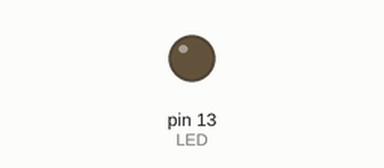
Simulated run of this sketch. Board: Arduino Uno, built with avr-gcc and run on an emulated ATmega328P. On the bench: output pins drawn as LEDs (lit = HIGH).

Above: at 1.3 s.
At 3.5 s:
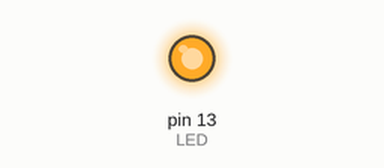
Timing chart, 0 to 8.8 s (numbered marks = the images above):
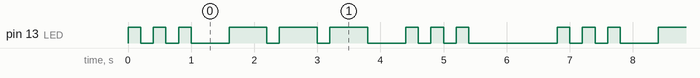

Measured:
- by itself, pin 13 (LED): repeats every 6.8 s: 2 × (LOW 0.20 s, HIGH 0.20 s), LOW 0.60 s, 2 × (HIGH 0.60 s, LOW 0.20 s), HIGH 0.60 s, LOW 0.60 s, 2 × (HIGH 0.20 s, LOW 0.20 s), HIGH 0.20 s, LOW 1.4 s, HIGH 0.20 s
- by itself, everything shown: repeats every 6.8 s, in 18 steps

The sketch:

p003-sos.ino
```cpp
// Project 3: SOS
// Flashes the Morse code distress signal: ... --- ...
// Board: Arduino Uno R3. No extra parts.

const int LED = LED_BUILTIN;
const int DOT = 200;          // length of one dot in ms

// Turn the LED on for a while, then off for one dot.
void flash(int onTime) {
  digitalWrite(LED, HIGH);
  delay(onTime);
  digitalWrite(LED, LOW);
  delay(DOT);                 // gap inside a letter
}

void dot() {
  flash(DOT);
}

void dash() {
  flash(3 * DOT);
}

void letterGap() {
  delay(2 * DOT);             // 1 dot already waited + 2 = 3
}

void wordGap() {
  delay(6 * DOT);             // 1 dot already waited + 6 = 7
}

void setup() {
  pinMode(LED, OUTPUT);
}

void loop() {
  for (int i = 0; i < 3; i++) {   // S
    dot();
  }
  letterGap();

  for (int i = 0; i < 3; i++) {   // O
    dash();
  }
  letterGap();

  for (int i = 0; i < 3; i++) {   // S
    dot();
  }
  wordGap();
}
```
